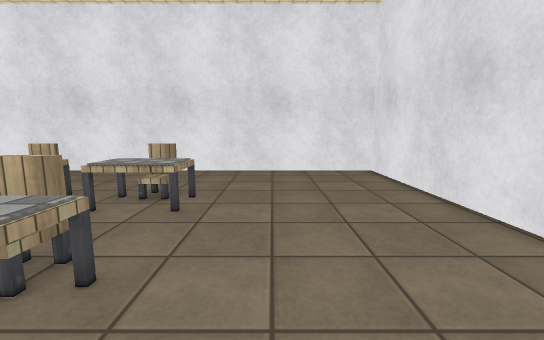
[1] (above)

19 first-person views from a walk through a Unity game level. The camera is 1.2 m above the floor, tilts 8° down and sees 90° across. The floor is counted in squares, 0.5 m on a side. Each view is taken from the middle of a square. On the plan, view 1 faces up. The plan holds only what a view shows up to about 18 squares ahead; the rest is blank. The place goes on beyond the plan. Door leaves are left out, so doorways stand open. Surface patterns are stand-ins for the level's own textures.

[2]
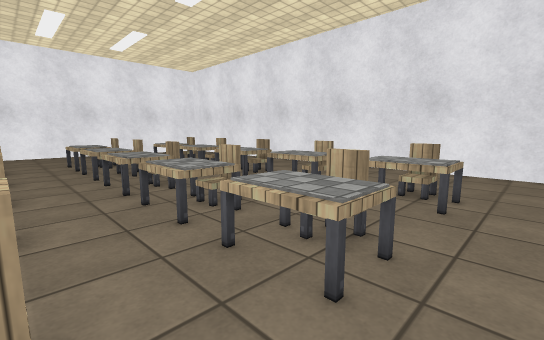

[3]
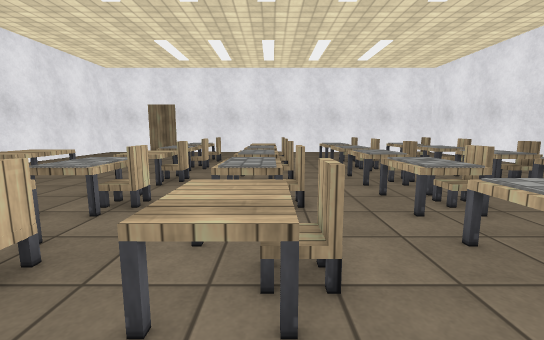

[4]
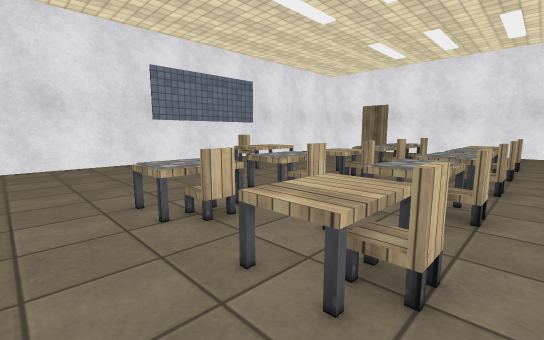

[5]
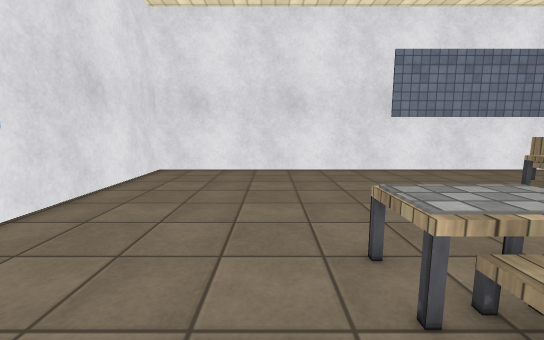

[6]
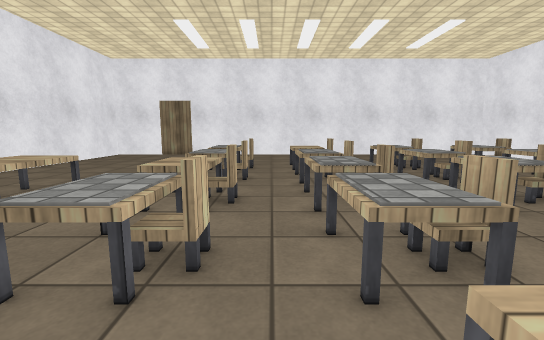

[7]
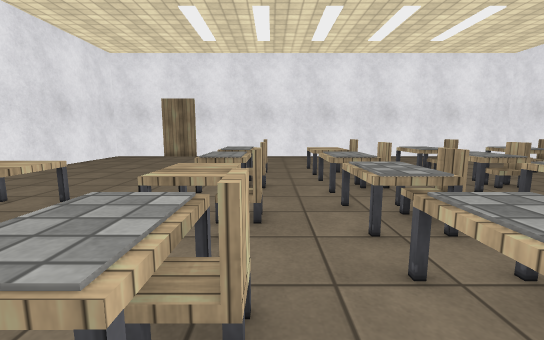

[8]
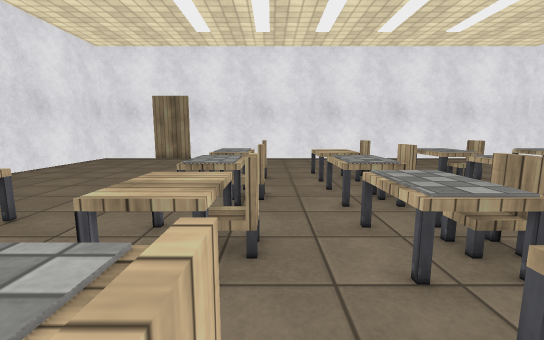

[9]
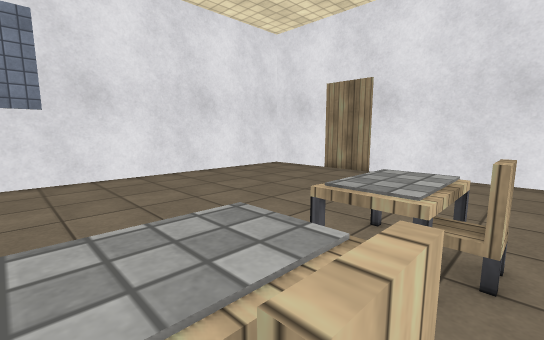

[10]
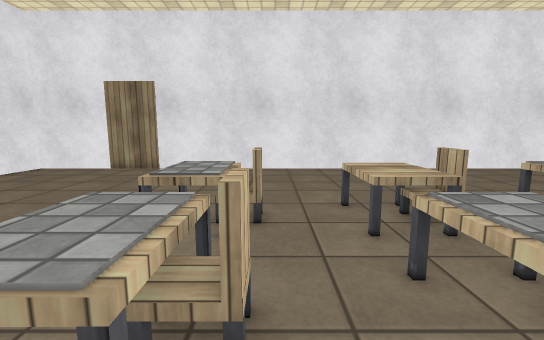

[11]
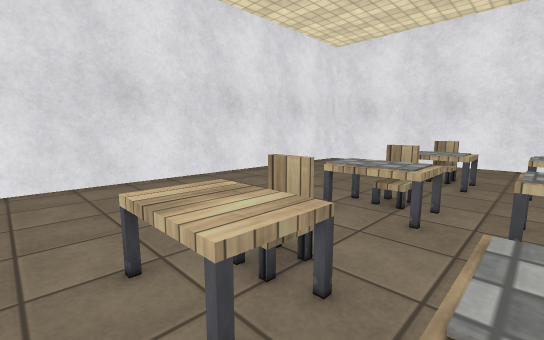

[12]
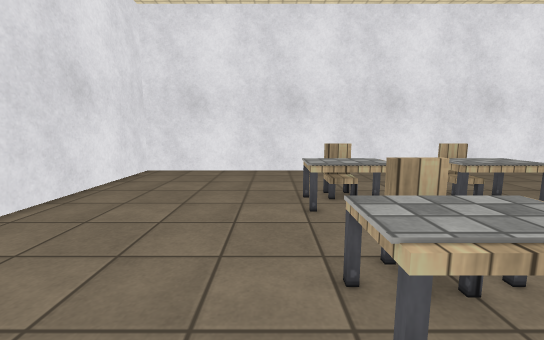

[13]
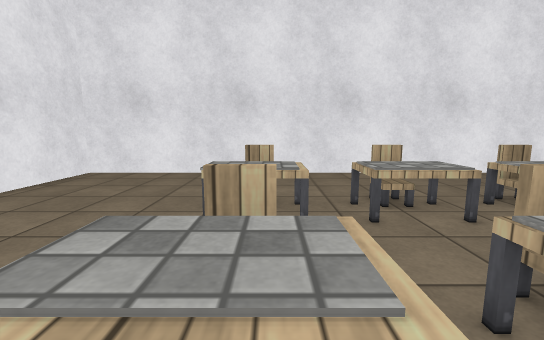

[14]
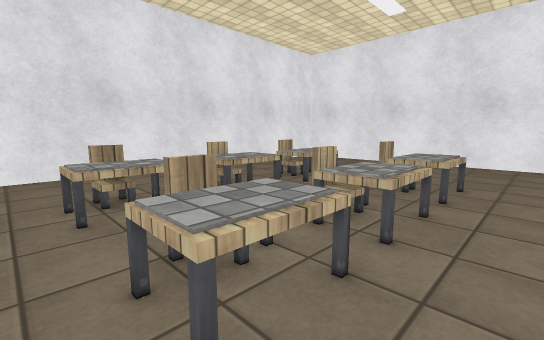

[15]
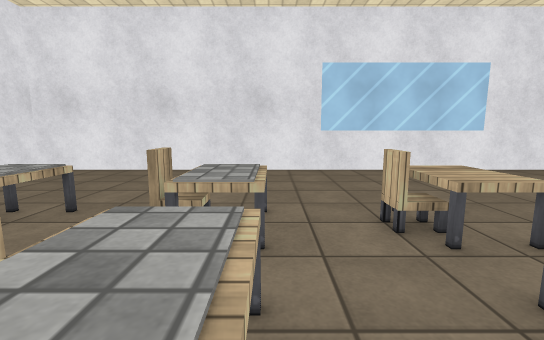

[16]
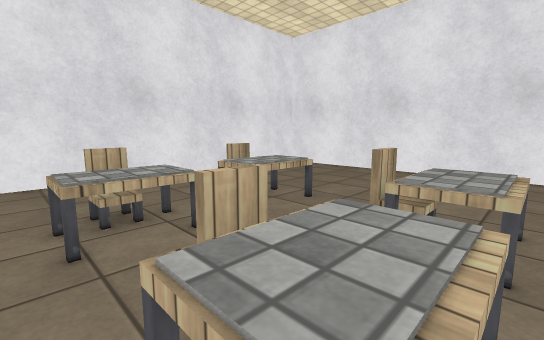

[17]
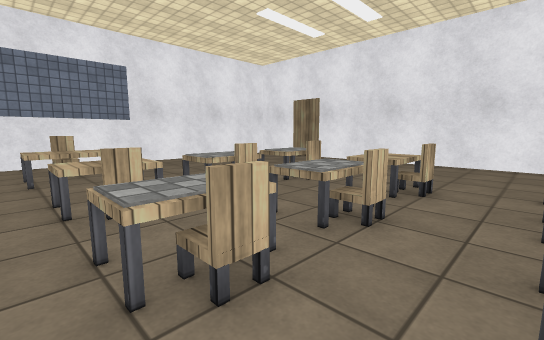

[18]
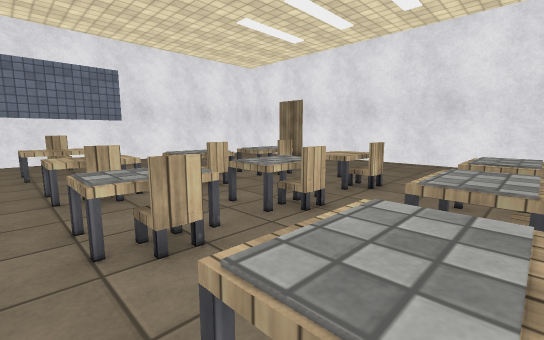

[19]
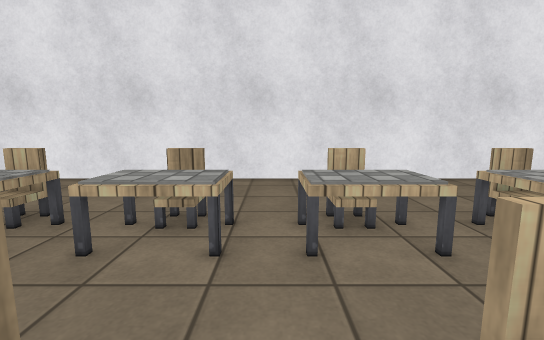

### Floor plan
Points are (right, up) in squares from view 1. A wall is a line through its corners. A room is listed if a view was taken in it or the views show most of it. See-through windows are left out.
Room 1 (views 1, 2, 3, 4, 5, 6, 7, 8, 9, 10, 11, 12, 13, 14, 15, 16, 17, 18, 19)
walls: (5.9, -11.1) (5.9, -1); (-27.6, -21.2) (6.2, -21.2) (6.2, 16.9) (-32.8, 16.9) (-32.8, -21.2) (-30.1, -21.2)
low walls: (-12.4, -3.5) (-14.4, -3.5); (-17.4, -3.5) (-19.4, -3.5); (-8.4, -3.5) (-9.5, -3.5); (-5.6, 2.4) (-5.6, 3.5); (-2.9, -7.4) (-2.9, -8.4); (-2.9, 3.5) (-2.9, 2.4); (-23.4, -7.2) (-22.4, -7.2); (-23.9, 2.4) (-23.9, 4.1); (-5.6, 8.4) (-5.6, 9.4)
objects: desk (-24, -9) to (-21, -7); desk (-24, -7); desk (-24, -4) to (-21, -2); desk (-24, 2) to (-21, 4); desk (-24, 8) to (-21, 10); desk (-24, 10); chair (-23, -6) to (-22, -6); chair (-23, -1) to (-22, -1); chair (-23, 5) to (-22, 5); chair (-23, 11) to (-22, 11); desk (-19, -9) to (-17, -7); desk (-19, -4) to (-17, -2); desk (-19, 2) to (-17, 4); desk (-19, 8) to (-17, 10); chair (-18, -6); chair (-18, -1); chair (-18, 5) to (-17, 5); chair (-18, 11); desk (-15, -15) to (-12, -13); desk (-15, -9) to (-12, -7); desk (-15, -4) to (-12, -2); desk (-15, 2) to (-12, 4); desk (-15, 8) to (-12, 10); chair (-14, -6) to (-13, -6); chair (-14, -1) to (-13, -1); chair (-14, 5) to (-13, 5); chair (-14, 11) to (-13, 11); chair (-13, -17) to (-13, -16); desk (-10, -9) to (-8, -7); desk (-10, -4) to (-8, -2); desk (-10, 2) to (-8, 4); desk (-10, 8) to (-8, 10); chair (-9, -6); chair (-9, -1); chair (-9, 5) to (-8, 5); chair (-9, 11); desk (-6, -9) to (-3, -9); desk (-6, -7) to (-3, -7); desk (-6, -4) to (-3, -2); desk (-6, 2) to (-3, 4); desk (-6, 8) to (-3, 10); chair (-5, -6) to (-4, -6); chair (-5, -1) to (-4, -1); chair (-5, 5) to (-4, 5); chair (-5, 11) to (-4, 11)

Where each view was taken, in squares from view 1:
view 1: 0 up, 0 right, facing up
view 2: 1 down, 1 left, facing up-left
view 3: 2 down, 0 right, facing left
view 4: 0 up, 0 right, facing down-left
view 5: 4 down, 1 left, facing down
view 6: 5 down, 4 left, facing left
view 7: 6 down, 6 left, facing left
view 8: 6 down, 8 left, facing left
view 9: 6 down, 17 left, facing down-left
view 10: 6 down, 15 left, facing left
view 11: 5 down, 19 left, facing up-left
view 12: 0 up, 25 left, facing up
view 13: 1 up, 22 left, facing up
view 14: 0 up, 16 left, facing up-right
view 15: 2 up, 11 left, facing right
view 16: 2 up, 11 left, facing up-right
view 17: 2 up, 11 left, facing down-left
view 18: 4 up, 11 left, facing down-left
view 19: 3 up, 11 left, facing up
